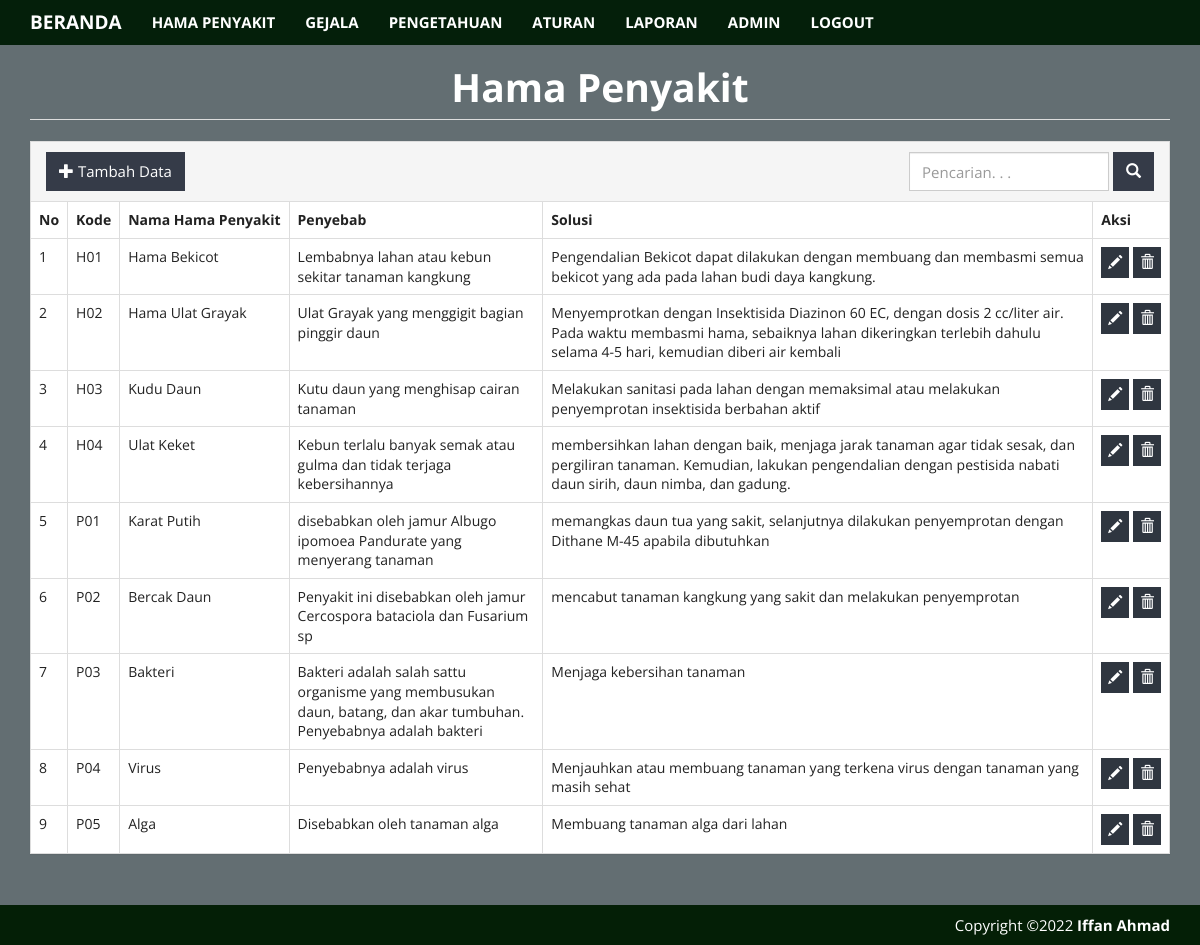
The page /index.php?m=diagnosa (signed in) on the database its author committed.
### tables this page shows
CREATE TABLE `tb_diagnosa` (
  `kode_diagnosa` varchar(16) NOT NULL,
  `nama_diagnosa` varchar(25) DEFAULT NULL,
  `penyebab` text NOT NULL,
  `solusi` text NOT NULL
);

### functions.php (called while the page is built, shortened)
<?php
require_once "parser-php-version.php";
$config["server"] = 'localhost';
$config["username"] = 'root';
$config["password"] = '';
$config["database_name"] = 'spkangkung';
include 'includes/db.php';
$db = new DB($config['server'], $config['username'], $config['password'], $config['database_name']);
include 'includes/general.php';

### includes/general.php (called while the page is built, shortened)
<?php
function esc_field($str)
{
    if (@!get_magic_quotes_gpc())
        return addslashes($str);
    else
        return $str;
}

### includes/db.php (called while the page is built, shortened)
<?php
class DB
{
    var $conn = null;
    public function __construct($host, $username, $passwd, $dbname)
    {
        $this->conn = mysqli_connect($host, $username, $passwd, $dbname);
    }
    public function query($sql)
    {
        $query = mysqli_query($this->conn, $sql) or die('<pre>Error mysqli_query: ' . mysqli_error($this->conn) . '<br />' . $sql . '</pre>');
        return $query;
    }
    public function get_results($sql)
    {
        $query = $this->query($sql);
        $arr = array();
        while ($row = mysqli_fetch_object($query)) {
            $arr[] = $row;
        }
        return $arr;
    }
}

### diagnosa.php (the view, shortened to what this page needs)
<body class="latar">
    <div class="page-header">
        <h1 style="color: #fff;" align="center"><b>Hama Penyakit</b></h1>
    </div>
    <div class="panel panel-default">
        <div class="panel-heading" align="right">
            <form class="form-inline">
                <div class="form-group">
                    <input class="form-control" type="text" placeholder="Pencarian. . ." name="q" value="<?= $_GET['q'] ?>" />
                </div>
                <div class="form-group">
                    <button class="btn tambah"><span class="glyphicon glyphicon-search"></span></button>
                </div>
                <span class="pull-left">
                    <div class="form-group">
                        <a class="btn tambah" href="?m=diagnosa_tambah"><span class="glyphicon glyphicon-plus"></span> Tambah Data</a>
                    </div>
                </span>
            </form>
        </div>
        <div class="table-responsive">
            <table class="table table-bordered table-hover ">
                <thead>
                    <tr class="nw">
                        <th>No</th>
                        <th>Kode</th>
                        <th>Nama Hama Penyakit</th>
                        <th>Penyebab</th>
                        <th width="550">Solusi</th>
                        <th>Aksi</th>
                    </tr>
                </thead>
                <?php
                $q = esc_field($_GET['q']);
                $rows = $db->get_results("SELECT * FROM tb_diagnosa
                                            WHERE kode_diagnosa LIKE '%$q%' OR nama_diagnosa LIKE '%$q%' OR penyebab LIKE '%$q%' OR solusi LIKE '%$q%'
                                            ORDER BY kode_diagnosa");
                $no = 0;
                foreach ($rows as $row) : ?>
                    <tr>
                        <td><?= ++$no ?></td>
                        <td><?= $row->kode_diagnosa ?></td>
                        <td><?= $row->nama_diagnosa ?></td>
                        <td><?= $row->penyebab ?></td>
                        <td><?= $row->solusi ?></td>
                        <td class="nw">
                            <a class="btn btn-xs edit" href="?m=diagnosa_ubah&ID=<?= $row->kode_diagnosa ?>"><span class="glyphicon glyphicon-pencil"></span></a>
                            <a class="btn btn-xs edit" href="aksi.php?act=diagnosa_hapus&ID=<?= $row->kode_diagnosa ?>" onclick="return confirm('Hapus data?')"><span class="glyphicon glyphicon-trash"></span></a>
                        </td>
                    </tr>
                <?php endforeach; ?>
            </table>
        </div>
    </div>
</body>

### assets/css/general.css (style rules this page uses)
html { position: relative; min-height: 100%; }
body { margin-bottom: 70px; }
.nw { white-space: nowrap; }
.page-header { margin-top: 0; padding-bottom: 0; }
.page-header h1 { margin-top: 0; }

### index.php (style rules this page uses)
.tambah { background-color: #e67e22; color: #fff; }
.edit { background-color: #3498db; color: #fff; }
.latar { background-color: #636e72; }
.tambah { background-color: #353b48; }
.edit { background-color: #2f3640; }

### rows shown on the page
tb_diagnosa: kode_diagnosa "H01", nama_diagnosa "Hama Bekicot", penyebab "Lembabnya lahan atau kebun sekitar tanaman kangkung", solusi "Pengendalian Bekicot dapat dilakukan dengan membuang dan membasmi semua bekicot yang ada pada lahan budi daya kangkung."
tb_diagnosa: kode_diagnosa "H02", nama_diagnosa "Hama Ulat Grayak", penyebab "Ulat Grayak yang menggigit bagian pinggir daun", solusi "Menyemprotkan dengan Insektisida Diazinon 60 EC, dengan dosis 2 cc/liter air. Pada waktu membasmi hama, sebaiknya lahan dikeringkan terlebih dahulu selama 4-5 hari, kemudian diberi air kembali"
tb_diagnosa: kode_diagnosa "H03", nama_diagnosa "Kudu Daun", penyebab "Kutu daun yang menghisap cairan tanaman", solusi "Melakukan sanitasi pada lahan dengan memaksimal atau melakukan penyemprotan insektisida berbahan aktif"
tb_diagnosa: kode_diagnosa "H04", nama_diagnosa "Ulat Keket", penyebab "Kebun terlalu banyak semak atau gulma dan tidak terjaga kebersihannya", solusi "membersihkan lahan dengan baik, menjaga jarak tanaman agar tidak sesak, dan pergiliran tanaman. Kemudian, lakukan pengendalian dengan pestisida nabati daun sirih, daun nimba, dan gadung."
tb_diagnosa: kode_diagnosa "P01", nama_diagnosa "Karat Putih", penyebab "disebabkan oleh jamur Albugo ipomoea Pandurate yang menyerang tanaman", solusi "memangkas daun tua yang sakit, selanjutnya dilakukan penyemprotan dengan Dithane M-45 apabila dibutuhkan"
tb_diagnosa: kode_diagnosa "P02", nama_diagnosa "Bercak Daun", penyebab "Penyakit ini disebabkan oleh jamur Cercospora bataciola dan Fusarium sp", solusi "mencabut tanaman kangkung yang sakit dan melakukan penyemprotan"
tb_diagnosa: kode_diagnosa "P03", nama_diagnosa "Bakteri", penyebab "Bakteri adalah salah sattu organisme yang membusukan daun, batang, dan akar tumbuhan. Penyebabnya adalah bakteri", solusi "Menjaga kebersihan tanaman"
tb_diagnosa: kode_diagnosa "P04", nama_diagnosa "Virus", penyebab "Penyebabnya adalah virus", solusi "Menjauhkan atau membuang tanaman yang terkena virus dengan tanaman yang masih sehat"
tb_diagnosa: kode_diagnosa "P05", nama_diagnosa "Alga", penyebab "Disebabkan oleh tanaman alga", solusi "Membuang tanaman alga dari lahan"
